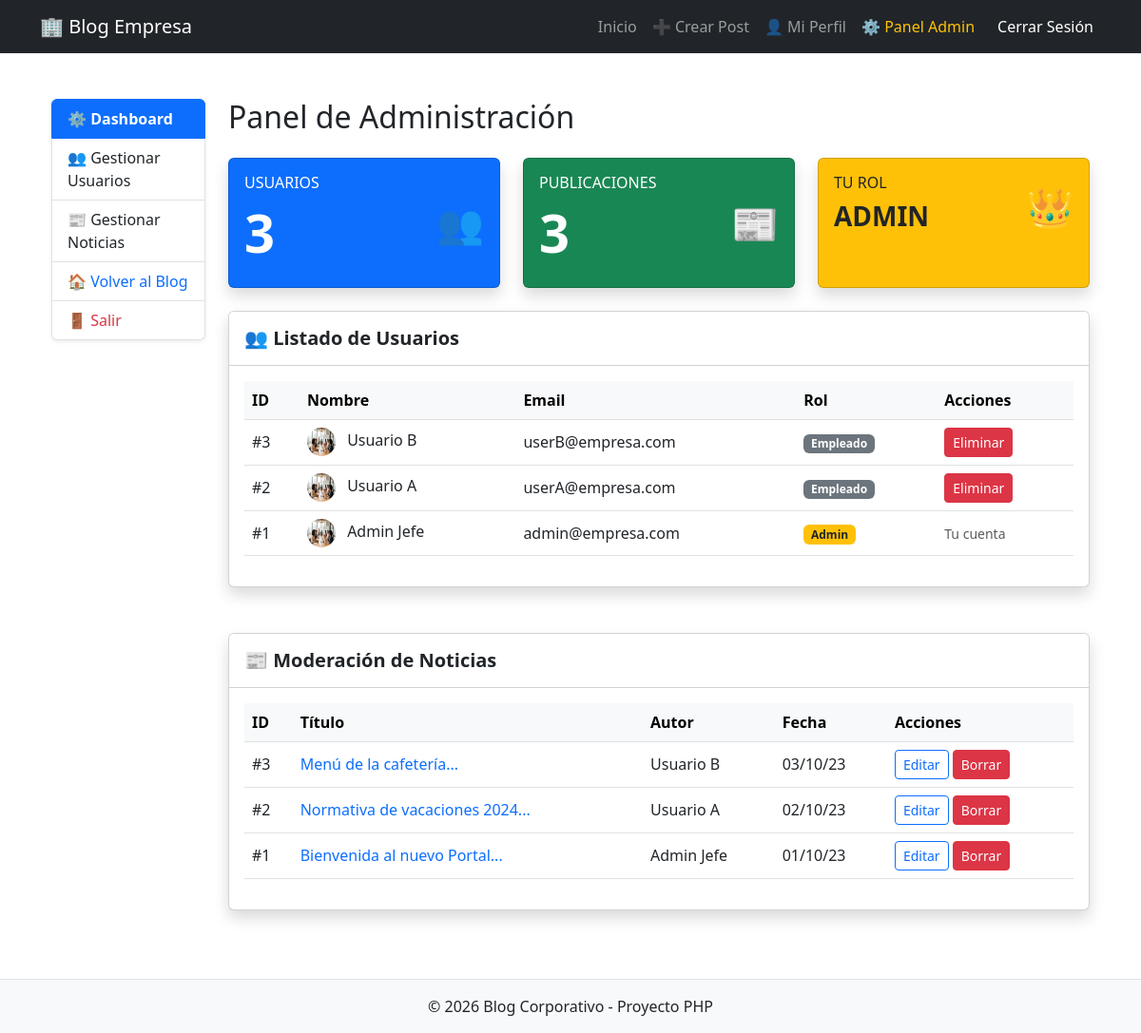
Page /admin/index.php (signed in) on the committed database.
### tables this page shows
CREATE TABLE usuarios (
    id INT AUTO_INCREMENT PRIMARY KEY,
    nombre VARCHAR(100) NOT NULL,
    email VARCHAR(100) NOT NULL UNIQUE,
    password VARCHAR(255) NOT NULL,
    rol ENUM('admin', 'empleado') DEFAULT 'empleado',
    cargo VARCHAR(100) DEFAULT 'Nuevo empleado',
    avatar VARCHAR(255) DEFAULT 'default.png',  
    fecha_registro DATETIME DEFAULT CURRENT_TIMESTAMP
);

CREATE TABLE posts (
    id INT AUTO_INCREMENT PRIMARY KEY,
    titulo VARCHAR(200) NOT NULL,
    contenido TEXT NOT NULL,
    imagen VARCHAR(255) DEFAULT 'default.png',  
    fecha_publicacion DATETIME DEFAULT CURRENT_TIMESTAMP,
    autor_id INT,
    FOREIGN KEY (autor_id) REFERENCES usuarios(id) ON DELETE CASCADE
);

### admin/index.php (the view, shortened to what this page needs)
<?php
require_once '../includes/conexion.php';
$sql_users_count = "SELECT COUNT(*) as total FROM usuarios";
$res_users_count = mysqli_query($conn, $sql_users_count);
$total_usuarios = mysqli_fetch_assoc($res_users_count)['total'];
$sql_posts_count = "SELECT COUNT(*) as total FROM posts";
$res_posts_count = mysqli_query($conn, $sql_posts_count);
$total_posts = mysqli_fetch_assoc($res_posts_count)['total'];
$usuarios = mysqli_query($conn, "SELECT * FROM usuarios ORDER BY id DESC");
$sql_posts = "SELECT posts.*, usuarios.nombre AS autor_nombre
              FROM posts
              LEFT JOIN usuarios ON posts.autor_id = usuarios.id
              ORDER BY posts.id DESC";
$posts = mysqli_query($conn, $sql_posts);
?>
<?php include '../includes/header.php'; ?>
<div class="container-fluid py-4">
    <div class="row">
        <div class="col-md-2">
            <div class="list-group shadow-sm">
                <a href="#" class="list-group-item list-group-item-action active fw-bold">
                    ⚙️ Dashboard
                </a>
                <a href="usuarios.php" class="list-group-item list-group-item-action">👥 Gestionar Usuarios</a>
                <a href="posts.php" class="list-group-item list-group-item-action">📰 Gestionar Noticias</a>
                <a href="../index.php" class="list-group-item list-group-item-action text-primary">🏠 Volver al Blog</a>
                <a href="../logout.php" class="list-group-item list-group-item-action text-danger">🚪 Salir</a>
            </div>
        </div>
        <div class="col-md-10">
            <h2 class="mb-4">Panel de Administración</h2>
            <div class="row mb-4">
                <div class="col-md-4">
                    <div class="card text-white bg-primary shadow h-100">
                        <div class="card-body">
                            <div class="d-flex justify-content-between align-items-center">
                                <div>
                                    <h6 class="card-title text-uppercase">Usuarios</h6>
                                    <h2 class="display-4 fw-bold"><?php echo $total_usuarios; ?></h2>
                                </div>
                                <div class="fs-1">👥</div>
                            </div>
                        </div>
                    </div>
                </div>
                <div class="col-md-4">
                    <div class="card text-white bg-success shadow h-100">
                        <div class="card-body">
                            <div class="d-flex justify-content-between align-items-center">
                                <div>
                                    <h6 class="card-title text-uppercase">Publicaciones</h6>
                                    <h2 class="display-4 fw-bold"><?php echo $total_posts; ?></h2>
                                </div>
                                <div class="fs-1">📰</div>
                            </div>
                        </div>
                    </div>
                </div>
                <div class="col-md-4">
                    <div class="card text-dark bg-warning shadow h-100">
                        <div class="card-body">
                            <div class="d-flex justify-content-between align-items-center">
                                <div>
                                    <h6 class="card-title text-uppercase">Tu Rol</h6>
                                    <h3 class="fw-bold">ADMIN</h3>
                                </div>
                                <div class="fs-1">👑</div>
                            </div>
                        </div>
                    </div>
                </div>
            </div>
            <div class="card shadow mb-5" id="usuarios">
                <div class="card-header bg-white py-3">
                    <h5 class="mb-0 fw-bold">👥 Listado de Usuarios</h5>
                </div>
                <div class="card-body">
                    <div class="table-responsive">
                        <table class="table table-hover align-middle">
                            <thead class="table-light">
                                <tr>
                                    <th>ID</th>
                                    <th>Nombre</th>
                                    <th>Email</th>
                                    <th>Rol</th>
                                    <th>Acciones</th>
                                </tr>
                            </thead>
                            <tbody>
                                <?php while($user = mysqli_fetch_assoc($usuarios)): ?>
                                <tr>
                                    <td>#<?php echo $user['id']; ?></td>
                                    <td>
                                        <img src="../assets/img/avatars/<?php echo !empty($user['avatar']) ? $user['avatar'] : 'default.png'; ?>"
                                             class="rounded-circle me-2" width="30" height="30">
                                        <?php echo htmlspecialchars($user['nombre']); ?>
                                    </td>
                                    <td><?php echo htmlspecialchars($user['email']); ?></td>
                                    <td>
                                        <?php if($user['rol'] == 'admin'): ?>
                                            <span class="badge bg-warning text-dark">Admin</span>
                                        <?php else: ?>
                                            <span class="badge bg-secondary">Empleado</span>
                                        <?php endif; ?>
                                    </td>
                                    <td>
                                        <?php if($user['id'] != $_SESSION['usuario_id']): ?>
                                            <a href="borrar_usuario.php?id=<?php echo $user['id']; ?>"
                                               class="btn btn-sm btn-danger"
                                               onclick="return confirm('¿Estás seguro de ELIMINAR a este usuario? Se borrarán todos sus posts.');">
                                                Eliminar
                                            </a>
                                        <?php else: ?>
                                            <span class="text-muted small">Tu cuenta</span>
                                        <?php endif; ?>
                                    </td>
                                </tr>
                                <?php endwhile; ?>
                            </tbody>
                        </table>
                    </div>
                </div>
            </div>
            <div class="card shadow" id="posts">
                <div class="card-header bg-white py-3">
                    <h5 class="mb-0 fw-bold">📰 Moderación de Noticias</h5>
                </div>
                <div class="card-body">
                    <div class="table-responsive">
                        <table class="table table-hover align-middle">
                            <thead class="table-light">
                                <tr>
                                    <th>ID</th>
                                    <th>Título</th>
                                    <th>Autor</th>
                                    <th>Fecha</th>
                                    <th>Acciones</th>
                                </tr>
                            </thead>
                            <tbody>
                                <?php while($post = mysqli_fetch_assoc($posts)): ?>
                                <tr>
                                    <td>#<?php echo $post['id']; ?></td>
                                    <td>
                                        <a href="../post.php?id=<?php echo $post['id']; ?>" target="_blank" class="text-decoration-none">
                                            <?php echo htmlspecialchars(substr($post['titulo'], 0, 40)) . '...'; ?>
                                        </a>
                                    </td>
                                    <td><?php echo htmlspecialchars($post['autor_nombre']); ?></td>
                                    <td><?php echo date("d/m/y", strtotime($post['fecha_publicacion'])); ?></td>
                                    <td>
                                        <a href="../editar_post.php?id=<?php echo $post['id']; ?>" class="btn btn-sm btn-outline-primary">Editar</a>
                                        <a href="../borrar_post.php?id=<?php echo $post['id']; ?>"
                                           class="btn btn-sm btn-danger"
                                           onclick="return confirm('¿Borrar este post permanentemente?');">
                                            Borrar
                                        </a>
                                    </td>
                                </tr>
                                <?php endwhile; ?>
                            </tbody>
                        </table>
                    </div>
                </div>
            </div>
        </div>
    </div>
</div>
<?php include '../includes/footer.php'; ?>

### rows in the picture
usuarios: id "3", avatar (placeholder picture), nombre "Usuario B", email "userB@empresa.com", rol "Empleado"
usuarios: id "2", avatar (placeholder picture), nombre "Usuario A", email "userA@empresa.com", rol "Empleado"
usuarios: id "1", avatar (placeholder picture), nombre "Admin Jefe", email "admin@empresa.com", rol "Admin", shows "Tu cuenta"
posts: id "3", titulo "Menú de la cafetería", autor.nombre "Usuario B", fecha_publicacion "03/10/23"
posts: id "2", titulo "Normativa de vacaciones 2024", autor.nombre "Usuario A", fecha_publicacion "02/10/23"
posts: id "1", titulo "Bienvenida al nuevo Portal", autor.nombre "Admin Jefe", fecha_publicacion "01/10/23"

### other values in the picture
$total_usuarios "3"
$total_posts "3"
